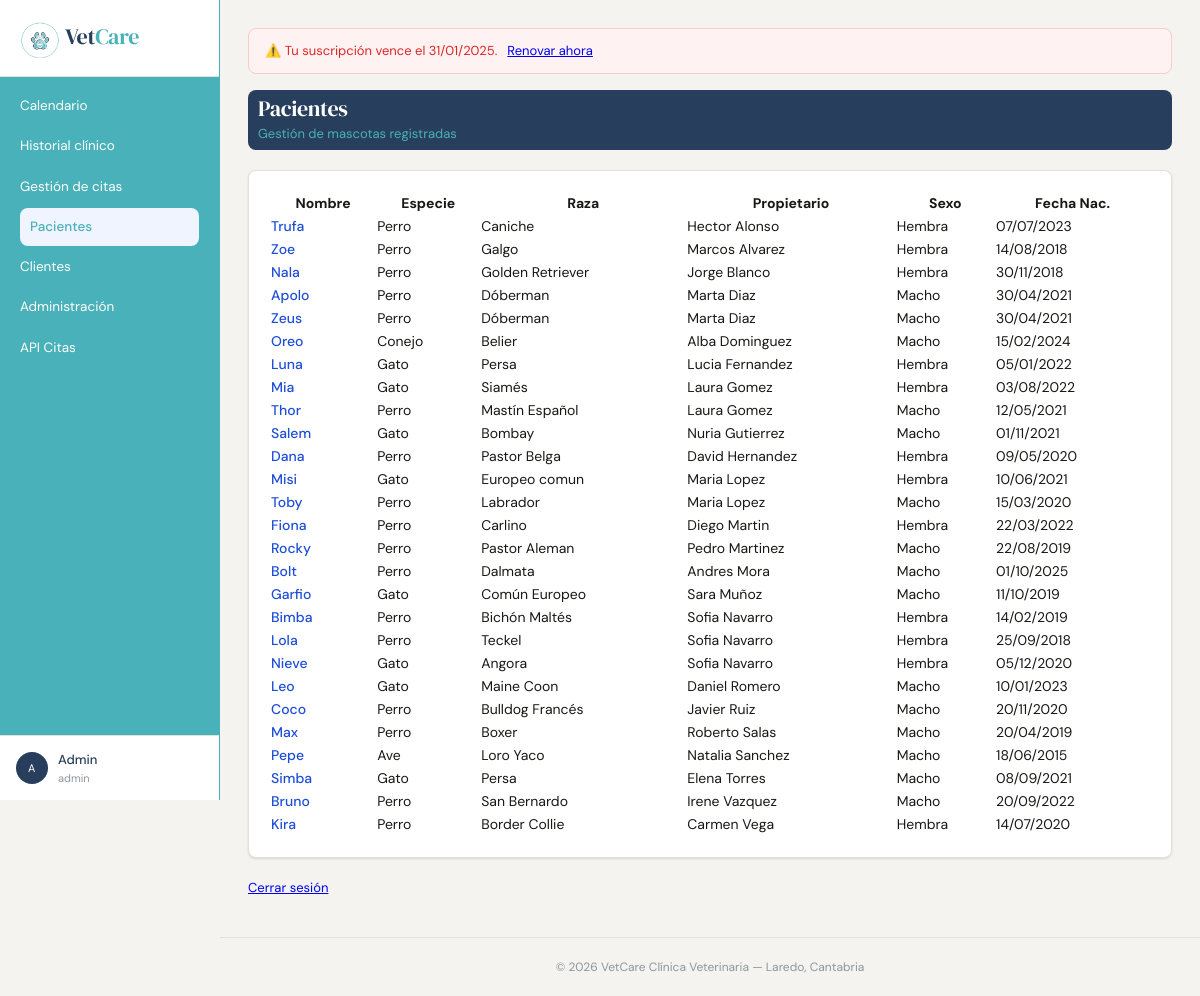
The app's page /pacientes.php (signed in) with its own data.
### tables this page shows
CREATE TABLE pacientes (
    id_paciente INT AUTO_INCREMENT PRIMARY KEY,
    id_cliente  INT          NOT NULL,
    nombre      VARCHAR(50)  NOT NULL,
    especie     VARCHAR(50)  NOT NULL,
    raza        VARCHAR(100),
    fecha_nac   DATE,
    sexo        ENUM('macho', 'hembra'),
    foto        VARCHAR(255) DEFAULT NULL,
    activo      TINYINT(1)   DEFAULT 1,
    FOREIGN KEY (id_cliente) REFERENCES clientes(id_cliente)
);

CREATE TABLE clientes (
    id_cliente  INT AUTO_INCREMENT PRIMARY KEY,
    id_usuario  INT          NOT NULL,
    nombre      VARCHAR(50)  NOT NULL,
    apellidos   VARCHAR(100) NOT NULL,
    telefono    VARCHAR(15),
    email       VARCHAR(100),
    direccion   VARCHAR(200),
    activo      TINYINT(1)   DEFAULT 1,
    FOREIGN KEY (id_usuario) REFERENCES usuarios(id_usuario)
);

### pacientes.php (the view, shortened to what this page needs)
<?php
include "includes/config.php";
$nombre_completo = $_SESSION['nombre'];
$partes = explode(" ", $nombre_completo);
$iniciales = strtoupper(substr($partes[0], 0, 1));
$sql = "SELECT p.*, c.nombre AS nombre_cliente, c.apellidos AS apellidos_cliente
        FROM pacientes p
        JOIN clientes c ON p.id_cliente = c.id_cliente
        WHERE p.activo = 1
        ORDER BY c.apellidos, p.nombre";
$resultado = mysqli_query($conexion, $sql);
?>
<!DOCTYPE html>
<html lang="es">
<head>
    <link href="https://cdnjs.cloudflare.com/ajax/libs/datatables/1.10.21/css/jquery.dataTables.min.css"
        rel="stylesheet">
    <link rel="stylesheet" href="estilos.css?v=500">
</head>
<body>
    <aside class="menu-lateral">
        <div class="menu-logo">
            <img src="img/logo.png" alt="Logo VetCare" class="logo-img">
            Vet<span>Care</span>
        </div>
        <nav class="menu-nav">
            <a href="calendario.php" class="menu-enlace">Calendario</a>
            <a href="historial.php" class="menu-enlace">Historial clínico</a>
            <?php if ($_SESSION['rol'] != 'cliente') { ?>
                <a href="citas.php" class="menu-enlace">Gestión de citas</a>
                <a href="pacientes.php" class="menu-enlace activo">Pacientes</a>
                <a href="clientes.php" class="menu-enlace">Clientes</a>
                <?php if ($_SESSION['rol'] == 'admin') { ?>
                    <a href="admin.php" class="menu-enlace">Administración</a>
                    <a href="api_citas.php" class="menu-enlace">API Citas</a>
                <?php } ?>
            <?php } ?>
        </nav>
        <div class="menu-pie">
            <div class="usuario-activo">
                <div class="usuario-iniciales"><?php echo $iniciales; ?></div>
                <div class="usuario-datos">
                    <span class="usuario-nombre"><?php echo $_SESSION['nombre']; ?></span>
                    <span class="usuario-rol"><?php echo $_SESSION['rol']; ?></span>
                </div>
            </div>
        </div>
    </aside>
    <div class="contenedor-principal">
        <main class="contenido">
            <?php if (!empty($_SESSION['aviso_licencia'])) { ?>
                <div class="mensaje-sesion error">
                    ⚠️ <?php echo $_SESSION['aviso_licencia']; ?>
                </div>
            <?php } ?>
            <div class="cabecera-pagina">
                <div>
                    <h1 class="titulo-pagina">Pacientes</h1>
                    <p class="subtitulo-pagina">Gestión de mascotas registradas</p>
                </div>
            </div>
            <div class="tarjeta">
                <div class="tarjeta-cuerpo">
                    <table id="tablaPacientes" class="tabla-wrapper">
                        <thead>
                            <tr>
                                <th>Nombre</th>
                                <th>Especie</th>
                                <th>Raza</th>
                                <th>Propietario</th>
                                <th>Sexo</th>
                                <th>Fecha Nac.</th>
                            </tr>
                        </thead>
                        <tbody>
                            <?php while ($fila = mysqli_fetch_assoc($resultado)) { ?>
                                <tr>
                                    <td>
                                        <a href="paciente_detalle.php?id=<?php echo $fila['id_paciente']; ?>"
                                            class="enlace-tabla">
                                            <?php echo $fila['nombre']; ?>
                                        </a>
                                    </td>
                                    <td><?php echo $fila['especie']; ?></td>
                                    <td><?php echo $fila['raza'] ? $fila['raza'] : '-'; ?></td>
                                    <td><?php echo $fila['nombre_cliente'] . ' ' . $fila['apellidos_cliente']; ?></td>
                                    <td><?php echo $fila['sexo'] ? ucfirst($fila['sexo']) : '-'; ?></td>
                                    <td><?php echo $fila['fecha_nac'] ? date('d/m/Y', strtotime($fila['fecha_nac'])) : '-'; ?>
                                    </td>
                                </tr>
                            <?php } ?>
                        </tbody>
                    </table>
                </div>
            </div>
            <p class="cerrar-sesion">
                <a href="logout.php">Cerrar sesión</a>
            </p>
        </main>
        <footer class="pie-pagina">
            <p>&copy; 2026 VetCare Clínica Veterinaria — Laredo, Cantabria</p>
        </footer>
    </div>
</body>
</html>

### estilos.css (style rules this page uses)
* { box-sizing: border-box; margin: 0; padding: 0; }
body { font-family: 'DM Sans', sans-serif; background: #f4f3f0; color: #181816; font-size: 14px; line-height: 1.5; display: flex; min-height: 100vh; }
.menu-lateral { width: 220px; background: #49b1b9 !important; border-right: 1px solid #49b1b9; display: flex; flex-direction: column; position: fixed; top: 0; left: 0; height: 100vh; z-index: 50; color: #f4f3f0; }
.menu-logo { font-family: 'DM Serif Display', serif; font-size: 22px; letter-spacing: -.3px; padding: 20px 20px 16px; display: flex; border-bottom: 1px solid #e3e1db; color: #273f5c; flex-shrink: 0; background-color: white; }
.menu-logo span { color: #49b1b9; }
.logo-img { width: 40px; height: 40px; margin-right: 5px; flex-shrink: 0; }
.menu-nav { flex: 1; padding: 10px 10px 0; display: flex; flex-direction: column; gap: 2px; overflow-y: auto; }
.menu-enlace { display: flex; align-items: center; gap: 10px; padding: 9px 10px; border-radius: 8px; color: white; text-decoration: none; font-size: 13.5px; transition: background .12s, color .12s; }
.menu-enlace.activo { background: #eff4ff; color: #49b1b9; font-weight: 500; border-radius: 8px; margin: 0 10px; }
.menu-pie { padding: 14px 16px; border-top: 1px solid #e3e1db; flex-shrink: 0; background-color: #ffffff; }
.usuario-activo { display: flex; align-items: center; gap: 10px; }
.usuario-iniciales { width: 32px; height: 32px; border-radius: 50%; background: #273f5c !important; color: #ffffff; font-size: 11px; font-weight: 600 bold; display: flex; align-items: center; justify-content: center; flex-shrink: 0; letter-spacing: .5px; }
.usuario-datos { display: flex; flex-direction: column; min-width: 0; }
.usuario-nombre { font-size: 13px; font-weight: 500; white-space: nowrap; overflow: hidden; text-overflow: ellipsis; color: #273f5c; }
.usuario-rol { font-size: 11px; color: #8c979f; }
.contenedor-principal { margin-left: 220px; flex: 1; display: flex; flex-direction: column; min-width: 0; }
.contenido { padding: 28px 28px 40px; flex: 1; }
.cabecera-pagina { display: flex; align-items: flex-start; justify-content: space-between; flex-wrap: wrap; height: 25px; gap: 1px; margin-bottom: 20px; background-color: #273f5c; height: 60px; border-radius: 8px; }
.titulo-pagina { font-family: 'DM Serif Display', serif; font-size: 22px; font-weight: 400; letter-spacing: -.4px; line-height: 1.2; color: #ffffff; margin-left: 10px; margin-top: 5px; }
.subtitulo-pagina { font-size: 13px; color: #49b1b9; margin-top: 3px; margin-left: 10px; }
.tarjeta { background: #ffffff; border: 1px solid #e3e1db; border-radius: 8px; box-shadow: 0 1px 3px rgba(0, 0, 0, .07), 0 1px 2px rgba(0, 0, 0, .05); }
.tarjeta-cuerpo { padding: 20px; }
.mensaje-sesion { padding: 12px 16px; border-radius: 8px; margin-bottom: 16px; font-size: 13px; display: flex; align-items: center; gap: 10px; }
.mensaje-sesion.error { background: #fef2f2; border: 1px solid #fecaca; color: #dc2626; }
.tabla-wrapper { width: 100%; }
.cerrar-sesion { margin-top: 20px; font-size: 13px; }
.enlace-tabla { color: #1d4ed8; text-decoration: none; font-weight: 500; }
.pie-pagina { padding: 20px 28px; border-top: 1px solid #e3e1db; color: #8c979f; font-size: 12px; text-align: center; margin-top: auto; }

### records on screen
pacientes: nombre "Trufa", especie "Perro", raza "Caniche", id_cliente.nombre "Hector", id_cliente.apellidos "Alonso", sexo "Hembra", fecha_nac "07/07/2023"
pacientes: nombre "Zoe", especie "Perro", raza "Galgo", id_cliente.nombre "Marcos", id_cliente.apellidos "Alvarez", sexo "Hembra", fecha_nac "14/08/2018"
pacientes: nombre "Nala", especie "Perro", raza "Golden Retriever", id_cliente.nombre "Jorge", id_cliente.apellidos "Blanco", sexo "Hembra", fecha_nac "30/11/2018"
pacientes: nombre "Apolo", especie "Perro", raza "Dóberman", id_cliente.nombre "Marta", id_cliente.apellidos "Diaz", sexo "Macho", fecha_nac "30/04/2021"
pacientes: nombre "Zeus", especie "Perro", raza "Dóberman", id_cliente.nombre "Marta", id_cliente.apellidos "Diaz", sexo "Macho", fecha_nac "30/04/2021"
pacientes: nombre "Oreo", especie "Conejo", raza "Belier", id_cliente.nombre "Alba", id_cliente.apellidos "Dominguez", sexo "Macho", fecha_nac "15/02/2024"
pacientes: nombre "Luna", especie "Gato", raza "Persa", id_cliente.nombre "Lucia", id_cliente.apellidos "Fernandez", sexo "Hembra", fecha_nac "05/01/2022"
pacientes: nombre "Mia", especie "Gato", raza "Siamés", id_cliente.nombre "Laura", id_cliente.apellidos "Gomez", sexo "Hembra", fecha_nac "03/08/2022"
pacientes: nombre "Thor", especie "Perro", raza "Mastín Español", id_cliente.nombre "Laura", id_cliente.apellidos "Gomez", sexo "Macho", fecha_nac "12/05/2021"
pacientes: nombre "Salem", especie "Gato", raza "Bombay", id_cliente.nombre "Nuria", id_cliente.apellidos "Gutierrez", sexo "Macho", fecha_nac "01/11/2021"
pacientes: nombre "Dana", especie "Perro", raza "Pastor Belga", id_cliente.nombre "David", id_cliente.apellidos "Hernandez", sexo "Hembra", fecha_nac "09/05/2020"
pacientes: nombre "Misi", especie "Gato", raza "Europeo comun", id_cliente.nombre "Maria", id_cliente.apellidos "Lopez", sexo "Hembra", fecha_nac "10/06/2021"
pacientes: nombre "Toby", especie "Perro", raza "Labrador", id_cliente.nombre "Maria", id_cliente.apellidos "Lopez", sexo "Macho", fecha_nac "15/03/2020"
pacientes: nombre "Fiona", especie "Perro", raza "Carlino", id_cliente.nombre "Diego", id_cliente.apellidos "Martin", sexo "Hembra", fecha_nac "22/03/2022"
pacientes: nombre "Rocky", especie "Perro", raza "Pastor Aleman", id_cliente.nombre "Pedro", id_cliente.apellidos "Martinez", sexo "Macho", fecha_nac "22/08/2019"
pacientes: nombre "Bolt", especie "Perro", raza "Dalmata", id_cliente.nombre "Andres", id_cliente.apellidos "Mora", sexo "Macho", fecha_nac "01/10/2025"
pacientes: nombre "Garfio", especie "Gato", raza "Común Europeo", id_cliente.nombre "Sara", id_cliente.apellidos "Muñoz", sexo "Macho", fecha_nac "11/10/2019"
pacientes: nombre "Bimba", especie "Perro", raza "Bichón Maltés", id_cliente.nombre "Sofia", id_cliente.apellidos "Navarro", sexo "Hembra", fecha_nac "14/02/2019"
pacientes: nombre "Lola", especie "Perro", raza "Teckel", id_cliente.nombre "Sofia", id_cliente.apellidos "Navarro", sexo "Hembra", fecha_nac "25/09/2018"
pacientes: nombre "Nieve", especie "Gato", raza "Angora", id_cliente.nombre "Sofia", id_cliente.apellidos "Navarro", sexo "Hembra", fecha_nac "05/12/2020"
pacientes: nombre "Leo", especie "Gato", raza "Maine Coon", id_cliente.nombre "Daniel", id_cliente.apellidos "Romero", sexo "Macho", fecha_nac "10/01/2023"
pacientes: nombre "Coco", especie "Perro", raza "Bulldog Francés", id_cliente.nombre "Javier", id_cliente.apellidos "Ruiz", sexo "Macho", fecha_nac "20/11/2020"
pacientes: nombre "Max", especie "Perro", raza "Boxer", id_cliente.nombre "Roberto", id_cliente.apellidos "Salas", sexo "Macho", fecha_nac "20/04/2019"
pacientes: nombre "Pepe", especie "Ave", raza "Loro Yaco", id_cliente.nombre "Natalia", id_cliente.apellidos "Sanchez", sexo "Macho", fecha_nac "18/06/2015"
pacientes: nombre "Simba", especie "Gato", raza "Persa", id_cliente.nombre "Elena", id_cliente.apellidos "Torres", sexo "Macho", fecha_nac "08/09/2021"
pacientes: nombre "Bruno", especie "Perro", raza "San Bernardo", id_cliente.nombre "Irene", id_cliente.apellidos "Vazquez", sexo "Macho", fecha_nac "20/09/2022"
pacientes: nombre "Kira", especie "Perro", raza "Border Collie", id_cliente.nombre "Carmen", id_cliente.apellidos "Vega", sexo "Hembra", fecha_nac "14/07/2020"

### other values on screen
$iniciales "A"
$_SESSION['nombre'] "Admin"
$_SESSION['rol'] "admin"
$_SESSION['aviso_licencia'] "Tu suscripción vence el 31/01/2025. Renovar ahora"
